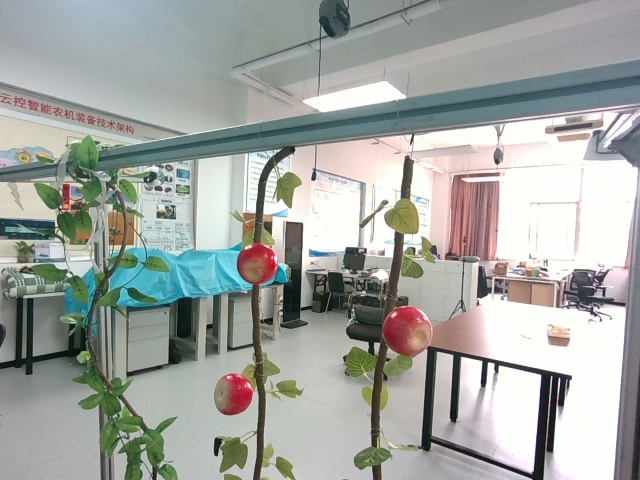
#> input picture jaka代码备份/realsenseD455_bridge/scripts/rgb.jpg, 640 x 480 px, found by its file name
$ python lsd.py
#> lines starting #> are read from the running program, lines starting #| are printed output that depends on the picture
import cv2
import numpy as np
img = cv2.imread('scripts/rgb.jpg')
#> img is the input picture: shape (480, 640, 3); mean B, G, R 162, 166.4, 162.5
gray = cv2.cvtColor(img, cv2.COLOR_BGR2GRAY)
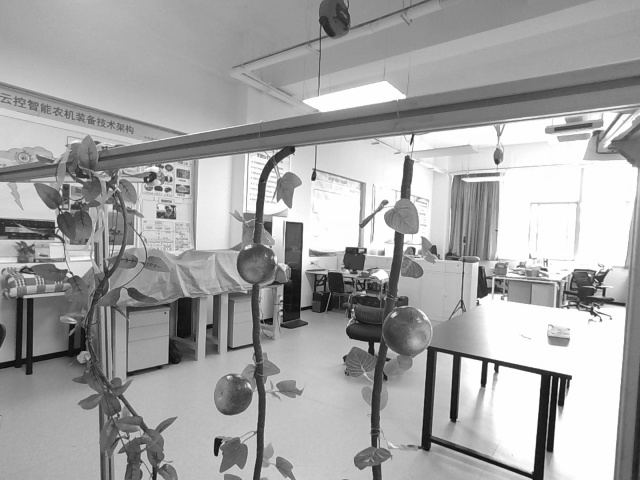
#> gray: shape (480, 640); min 8, max 255, mean 164.7
# depth = cv2.imread('scripts/depth.jpg')
#> (the run stopped early here; a loop or call above may not have finished)
